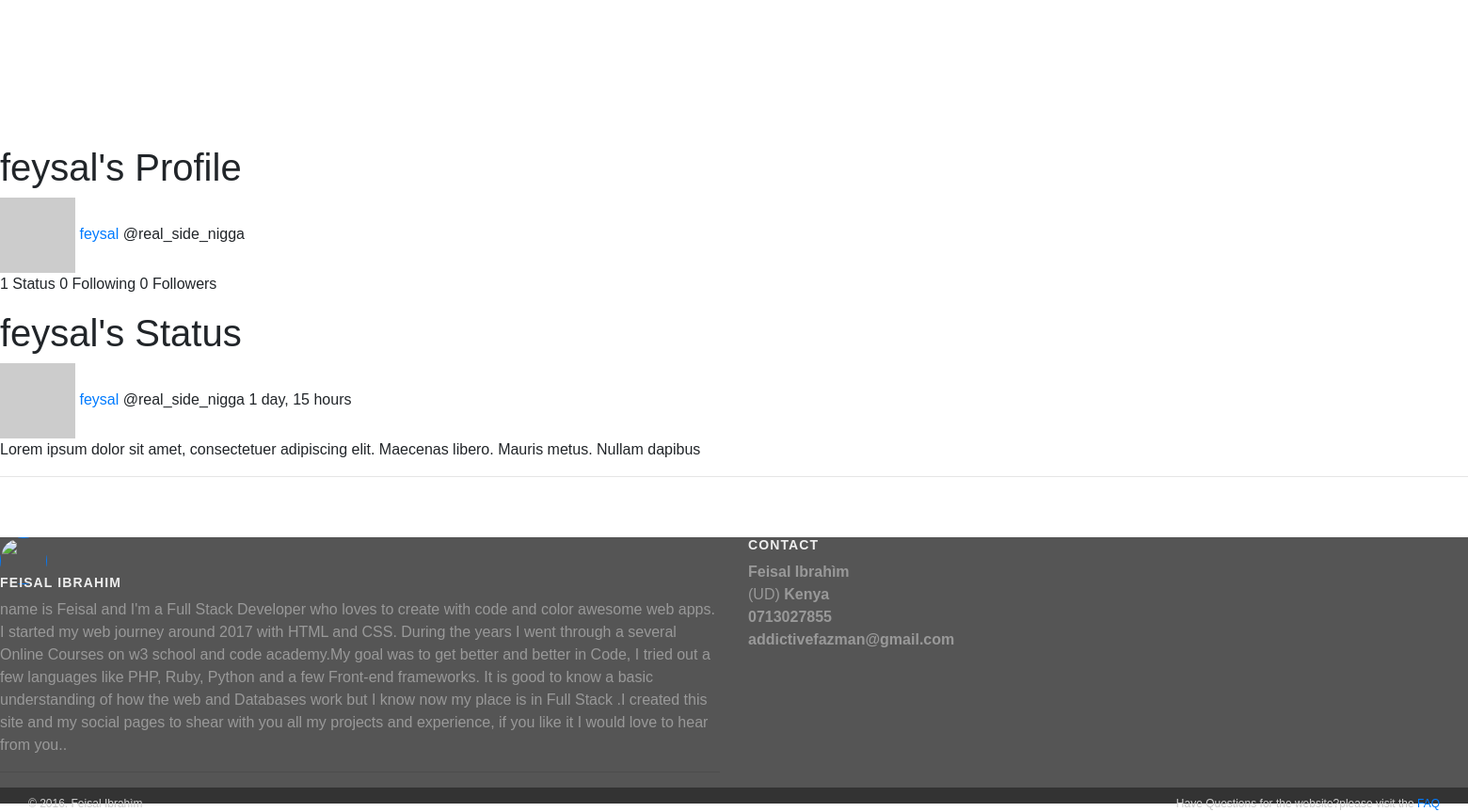
Page /users/real_side_nigga/ (signed in) on the earlier database version.
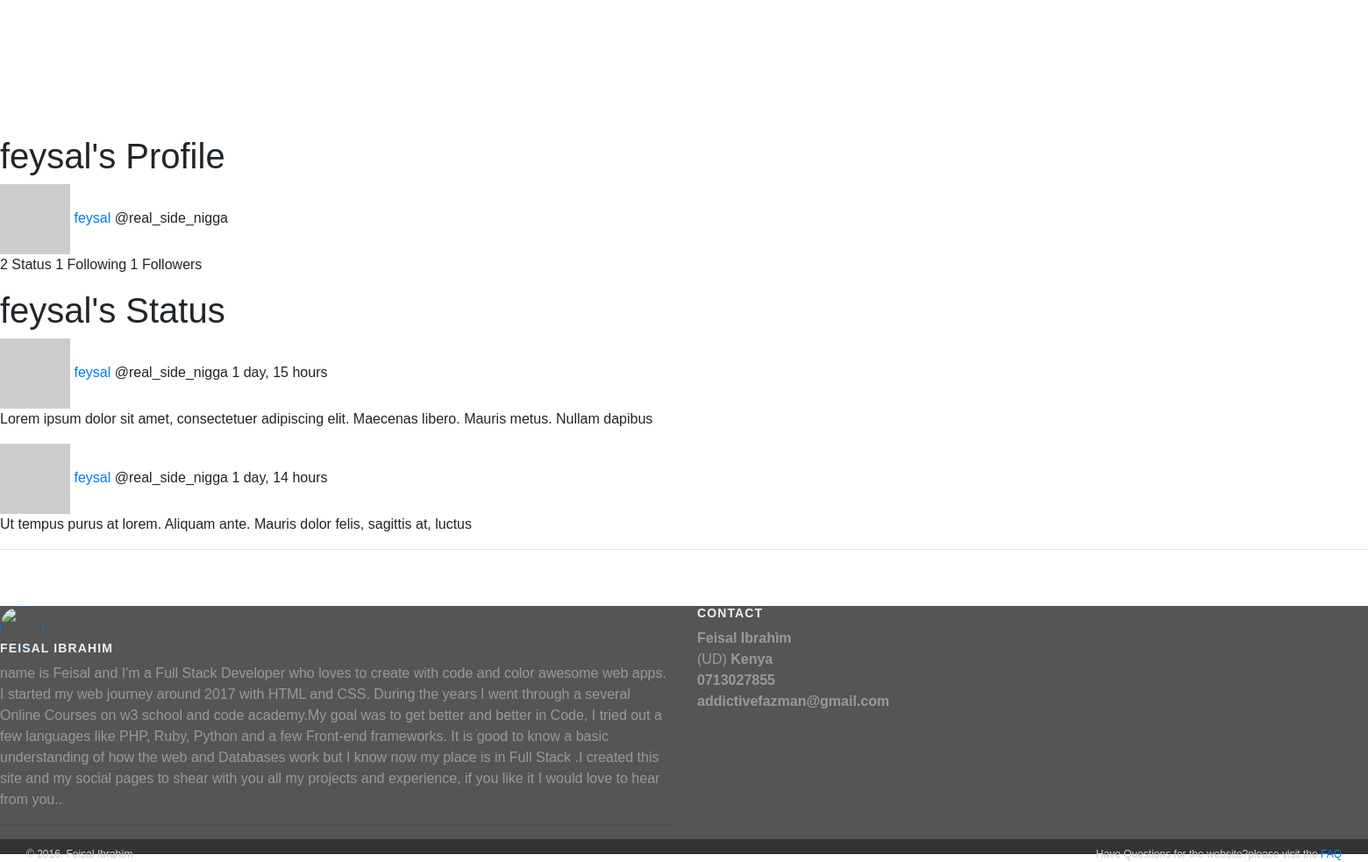
Same page on the later database version.
### app/models.py (models this page shows)
class UserProfile( models.Model ):
    user=models.OneToOneField( User )
    follows=models.ManyToManyField( 'self' , related_name='followed_by' , symmetrical=False )
    unfollow=models.ManyToManyField( 'self' ,  symmetrical=False )
    def gravatar_url(self):
        return "http://www.gravatar.com/avatar/%s?s=50" % hashlib.md5( self.user.email.encode('utf-8')).hexdigest( )

class Ribbit( models.Model ):
    content=models.CharField( max_length=140 )
    user=models.ForeignKey( User )
    creation_date=models.DateTimeField( auto_now=True , blank=True )

### app/views.py (the view, shortened to what this page needs)
# urls.py: url( r'^users/(?P<username>\w{0,30})/$' , views.users ) ,
@login_required
def users(request , username="" , ribbit_form=None):
    if username:
        try:
            user=User.objects.get( username=username )
        except User.DoesNotExist:
            raise Http404
        ribbits=Ribbit.objects.filter( user=user.id )
        if username == request.user.username or request.user.profile.follows.filter( user__username=username ):
            return render( request , 'user.html' , {'user': user , 'ribbits': ribbits , } )
        return render( request , 'user.html' , {'user': user , 'ribbits': ribbits , 'follow': True , } )

### app/templates/user.html (shortened to what this page needs)
{% extends "base.html" %}
{% block login %}
    {% with user.username as username %}
        {{ block.super }}
    {% endwith %}
{% endblock %}
{% block content %}
    <div class="panel left">
        <h1>{{ user.first_name }}'s Profile</h1>
        <div class="ribbitWrapper">
            <a href="/users/{{ user.username }}">
                <img class="avatar" src="{{ user.profile.gravatar_url }}">
                <span class="name">{{ user.first_name }}</span>
            </a>
                @{{ user.username }}
            <p>
                {{ ribbits.count }} Status
                <span class="spacing">{{ user.profile.follows.all.count }} Following</span>
                <span class="spacing">{{ user.profile.followed_by.all.count }} Followers</span>
            </p>
        </div>
    </div>
    <div class="panel left">
        <h1>{{ user.first_name }}'s Status</h1>
        {% for ribbit in ribbits %}
        <div class="ribbitWrapper">
            <a href="/users/{{ user.username }}">
                <img class="avatar" src="{{ user.profile.gravatar_url }}">
                <span class="name">{{ ribbit.user.first_name }}</span>
            </a>
            @{{ ribbit.user.username }}
            <span class="time">{{ ribbit.creation_date|timesince }}</span>
            <p>{{ ribbit.content }}</p>
        </div>
        {% endfor %}
    </div>
{% endblock %}

### app/templates/base.html (shortened to what this page needs)
{% load bootstrap4 %}
{% load static%}
<!DOCTYPE html>
<html xmlns="http://www.w3.org/1999/html">
<head>
<link rel="stylesheet" href="https://maxcdn.bootstrapcdn.com/bootstrap/4.1.3/css/bootstrap.min.css">    <link href='https://fonts.googleapis.com/css?family=Satisfy' rel='stylesheet' type='text/css'>
    <link rel="stylesheet" type="text/css" href=""/>
    <link href="https://stackpath.bootstrapcdn.com/font-awesome/4.7.0/css/font-awesome.min.css" rel="stylesheet">
</head>
<body>
        <div class="container" style="color:white; margin:50px;">
            {% block login %}
            <a href="/">Home</a>
            <a href="/users/">Public Profiles</a>
            <a href="/users/{{ username }}">My Profile</a>
            <a href="/ribbits">Public post</a>
            <form action="/logout">
            </form>
            {% endblock %}
        </div>
    <div id="content">
        <div class="wrapper">
            {% block content %}
            {% endblock %}
        </div>
    </div>
    <hr>
    <br>
    <br>
    <footer>
                        <div class="row">
                <div class="col-md-6 col-sm-6">
                <div class="blog-entries">
              <div class="item same-height-row clearfix">
                <div style="height:40px" class="image same-height-always">
                <a href="">
                	<img src="https://scontent.fnbo7-1.fna.fbcdn.net/v/t1.0-9/44131166_2087177611596184_7420327062138781696_n.jpg?_nc_cat=101&_nc_ht=scontent.fnbo7-1.fna&oh=dbe264ec3c23f57dcce92ff3b78e5413&oe=5C401090" style="border-radius: 50% ;" class=" img-circle" alt="" width="50px" height="50px">
                </a>
               </div>
                    <h4>Feisal Ibrahim</h4>
                  <section><p>name is Feisal and I'm a Full Stack Developer who loves to create with code and color awesome web apps. I started my web journey around 2017 with HTML and CSS. During the years I went through a several Online Courses on w3 school and code academy.My goal was to get better and better in Code, I tried out a few languages like PHP, Ruby, Python and a few Front-end frameworks. It is good to know a basic understanding of how the web and Databases work but I know now my place is in Full Stack .I created this site and my social pages to shear with you all my projects and experience, if you like it I would love to hear from you.. </p></section>
                                       <hr class="hidden-md hidden-lg hidden-sm">
</div> </div>
                </div>
                <div class="col-md-4 col-md-offset-2 col-sm-4 ">
                    <h4>Contact</h4>
                    <p><strong>Feisal Ibrah&igrave;m </strong>
                        <br>(UD)
                        <strong>Kenya</strong>
                        <br><strong>0713027855</strong>
                        <br><strong>addictivefazman@gmail.com</strong>
                    </p>
                </div>
                           </div>
        </footer>
        <div id="copyright">
            <div class="container-fluid">
                <div class="col-md-12 col-sm-6">
                    <p class="pull-left">&copy; 2016. Feisal Ibrah&igrave;m</p>
                    <p class="pull-right">Have Questions for the website?please visit the <a href=""> FAQ</a></p>
                </div>
            </div>
        </div>
</body>
</html>

### app/templates/base.html (style rules this page uses)
.container a { color:white; }
body { background: url("https://res.cloudinary.com/exards/image/upload/v1447941004/Majestic_mountains_1920x1080-blue_rr4ucd.jpg"); background-size: cover; font-family: 'Proxima Nova', Arial, Helvetica, sans-serif; }
footer { background: #555555; color: #999999; }
footer h1, footer h2, footer h3, footer h4, footer h5, footer h6 { color: #eeeeee; }
footer h4 { font-size: 14px; font-weight: 800; text-transform: uppercase; letter-spacing: 0.08em; }
#copyright { background: #333; color: #ccc; padding: 8px 0; font-size: 12px; }
#copyright p { margin: 0; }

Differences in the rows shown:
added Ribbit: user.first_name "feysal", user.username "real_side_nigga", creation_date "1 day, 14 hours", content "Ut tempus purus at lorem. Aliquam ante. Mauris dolor felis, sagittis at, luctus"
Other differences:
{{ ribbits.count }}: "1" → "2"
{{ user.profile.follows.all.count }}: "0" → "1"
{{ user.profile.followed_by.all.count }}: "0" → "1"
